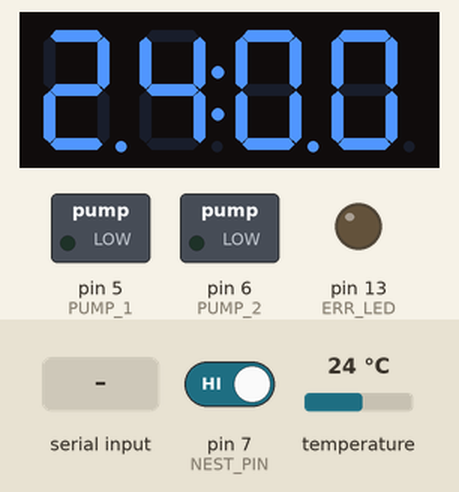
This sketch was run on a simulated Arduino Uno, built with avr-gcc and run on an emulated ATmega328P. On the bench: 4-digit seven-segment display, switched loads named in the sketch (green lamp = pin HIGH), output pins drawn as LEDs (lit = HIGH). The test bench sets the inputs (shaded band); at power-on: temperature 24 °C, pin 7 (NEST_PIN) HIGH. EEPROM starts erased; what the sketch prints to the serial monitor is not drawn.

Above: at 1.2 s.
1.3 s: temperature set to 24.5 °C
At 3.7 s:
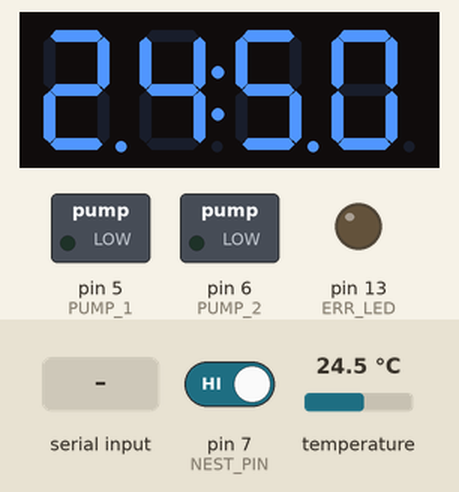
4.1 s: temperature set to 25.3 °C
At 5.6 s:
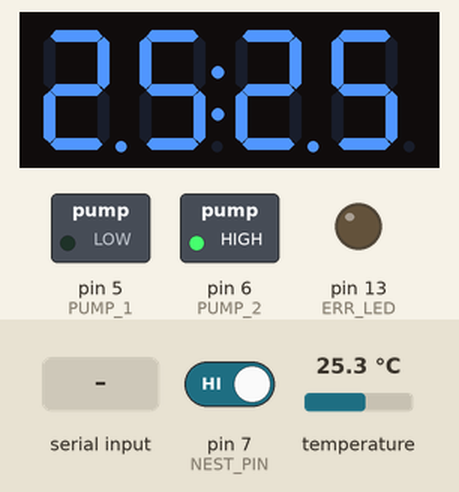
5.9 s: "90,45\n" received over Serial
At 9.0 s:
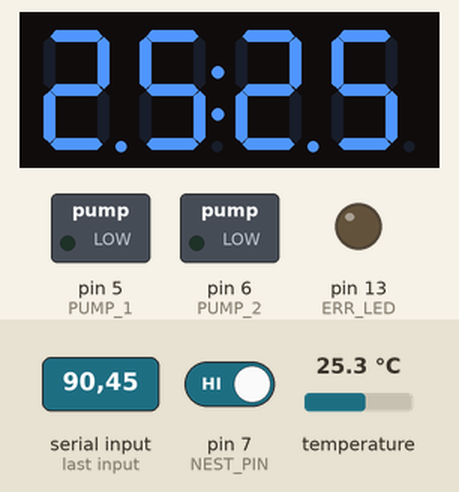
10.5 s: pin 7 (NEST_PIN) driven LOW
At 12.8 s:
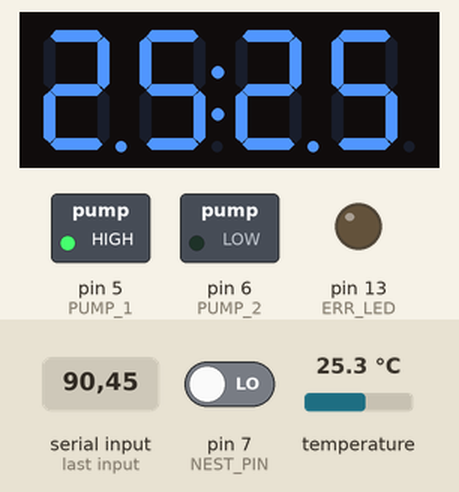
14.0 s: temperature set to 12 °C
At 15.0 s:
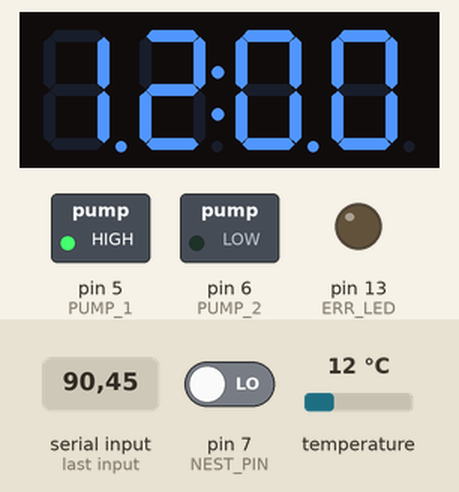
Timing chart, 0 to 16.8 s (numbered marks = the images above; inputs shaded):
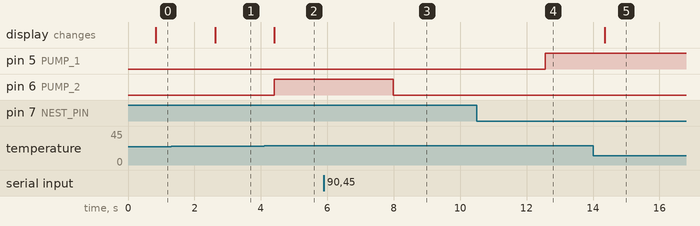

Measured:
- the behaviour switches between 24.9 and 25 °C on temperature (found by bisection; images 1 and 2)
- after the input at 1.3 s, the display: changes after 1.3 s (image 1)
- after the input at 4.1 s, pin 6 (PUMP_2): LOW → HIGH after 0.31 s; the display: changes after 0.31 s (image 2)
- after the input at 5.9 s, pin 6 (PUMP_2): HIGH → LOW after 2.1 s
- after the input at 10.5 s, pin 5 (PUMP_1): LOW → HIGH after 2.1 s
- after the input at 14.0 s, the display: changes after 0.35 s (image 5)

The sketch:

mamy-relay.ino
```cpp
/********************************************************************/
// First we include the libraries
#include <OneWire.h>
#include <DallasTemperature.h>
#include <Arduino.h>
#include <TM1637Display.h>
#include <EEPROM.h>

/********************************************************************/
// Data wire is plugged into pin 2 on the Arduino
#define ONE_WIRE_BUS 4 //TEMPERATURE SENSOR
#define CLK 2 //DISPLAY
#define DIO 3 //DISPLAY
#define PUMP_1 5 //CAZAN
#define PUMP_2 6 //SOBA
#define ERR_LED 13 //ERROR
#define DEFAULT_MIN_TEMP 25
#define NEST_PIN 7

/********************************************************************/
// Setup a oneWire instance to communicate with any OneWire devices
// (not just Maxim/Dallas temperature ICs)
OneWire oneWire(ONE_WIRE_BUS);
/********************************************************************/
// Pass our oneWire reference to Dallas Temperature.
DallasTemperature sensors(&oneWire);
TM1637Display display(CLK, DIO);

/********************************************************************/
int eeAddress = 0;//EPROM ADDRESS WHERE WE STORE THE TEMPERATURE
int ON_RELAY_TEMP = DEFAULT_MIN_TEMP;
int incomingByte = 0;

void setup(void)
{
  // start serial port
  Serial.begin(9600);
  Serial.println("Dallas Temperature IC Control Library Demo");
  // Start up the library
  sensors.begin();
  display.setBrightness(0x0f);
  pinMode(PUMP_1, OUTPUT);
  pinMode(PUMP_2, OUTPUT);
  pinMode(ERR_LED, OUTPUT);
  pinMode(NEST_PIN, INPUT);
  EEPROM.get(eeAddress, incomingByte);
  if(incomingByte >= DEFAULT_MIN_TEMP && ON_RELAY_TEMP != incomingByte)
  {
    ON_RELAY_TEMP = incomingByte;
    Serial.print("EEPROM temp is:" );
    Serial.println(ON_RELAY_TEMP);
  }
}

bool iserr = false;

void loop(void)
{
  //READ NEW CONFIGURATION
  Serial.print("Up Level is: ");
  Serial.println(ON_RELAY_TEMP, DEC);
  if (Serial.available() > 0) {
    // read the incoming byte:
    incomingByte = Serial.parseInt();

    // say what you got:
    Serial.print("I received: ");
    Serial.println(incomingByte, DEC);
    if(incomingByte >= DEFAULT_MIN_TEMP && ON_RELAY_TEMP != incomingByte)
    {
        ON_RELAY_TEMP = incomingByte;
         //Store
        EEPROM.put(eeAddress, ON_RELAY_TEMP);

        incomingByte = 0;
    }
  } else {
    Serial.println("Serial not available");
  }
  // call sensors.requestTemperatures() to issue a global temperature
  // request to all devices on the bus
  /********************************************************************/
  Serial.print(" Requesting temperatures...");
  sensors.requestTemperatures(); // Send the command to get temperature readings
  Serial.println("DONE");
  /********************************************************************/
  Serial.print("Temperature is: ");
  float t = sensors.getTempCByIndex(0);
  Serial.println(t); // Why "byIndex"?
  if (t == -127)
  {
    if(!iserr)
    {
        Serial.println("ERROR: Cannot read temp");
        digitalWrite(ERR_LED, HIGH);
        onOff(false);
        iserr = true;
        display.clear();
    }
  }
  else
  {
    iserr = false;
    digitalWrite(ERR_LED, LOW);
    display.showNumberDecEx(t * 100, 0b11100000, false, 4, 0);

    onOff(t >= ON_RELAY_TEMP);
  }

  delay(1000);
}
void onOff(bool onOff)
{
  //#define PUMP_1 5 //CAZAN
  //#define PUMP_2 6 //SOBA
  if (onOff)
  {
    digitalWrite(PUMP_1, LOW);
    digitalWrite(PUMP_2, HIGH);
  }
  else
  {
    int nestStatus = digitalRead(NEST_PIN);
    Serial.print("Nest staus is: ");
    Serial.println(nestStatus);
    if(nestStatus == LOW){
      digitalWrite(PUMP_1, HIGH);
    }
    digitalWrite(PUMP_2, LOW);
  }
}
```
